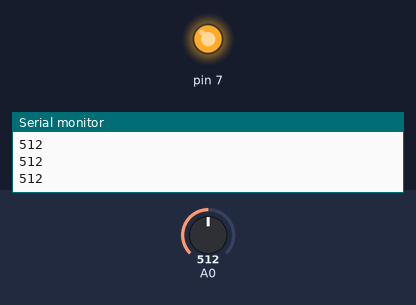
Recording of a sketch running on a simulated Arduino Uno, built with avr-gcc and run on an emulated ATmega328P. Shown: output pins drawn as LEDs (lit = HIGH), the last lines printed to the serial monitor. The test bench sets the inputs (shaded band); at power-on: A0 = 512.

Above: at 1.2 s.
1.3 s: A0 set to 483
At 1.8 s:
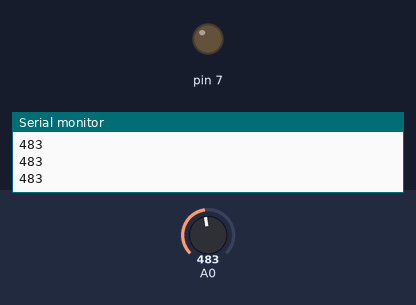
2.8 s: A0 set to 509
At 4.0 s:
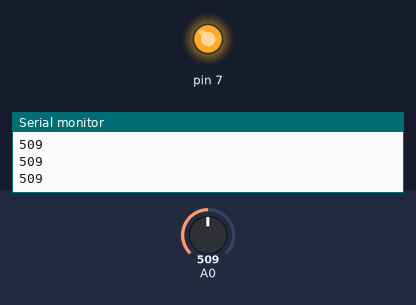
4.3 s: A0 set to 489
At 5.3 s:
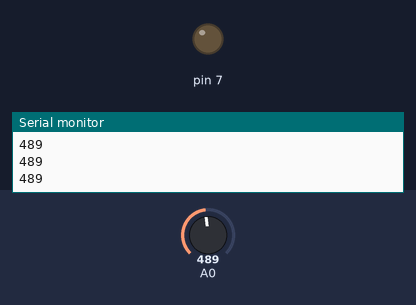
Timing chart, 0 to 7.3 s (numbered marks = the images above; inputs shaded):
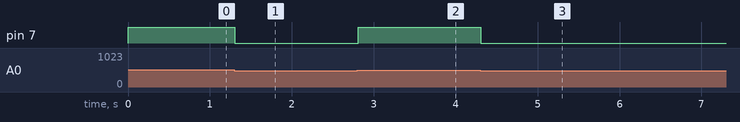

Measured:
- the behaviour switches between 499 and 498 on A0 (found by bisection; images 0 and 1)
- after the input at 1.3 s, pin 7: HIGH → LOW at once
- after the input at 2.8 s, pin 7: LOW → HIGH at once
- after the input at 4.3 s, pin 7: HIGH → LOW at once

The sketch:

photoResistor.ino
```cpp
void setup() {
  // put your setup code here, to run once:
  int photo_resisistor_value;
  pinMode(A0,INPUT);
  pinMode(7,OUTPUT);
  Serial.begin(9600);
}

void loop() {
  // put your main code here, to run repeatedly:
  int photo_resisistor_value;
  photo_resisistor_value=analogRead(A0);
  Serial.println(photo_resisistor_value);
    if(photo_resisistor_value>499){
      digitalWrite(7,HIGH);
    }
    else if (photo_resisistor_value<499) {
            digitalWrite(7,LOW);
    }
}
```
